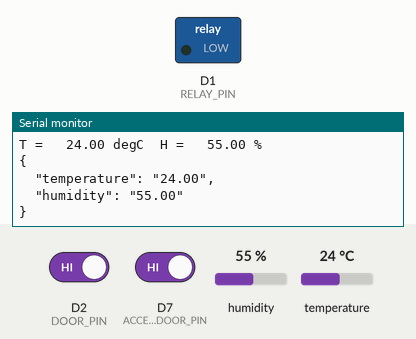
The sketch below on a simulated ESP8266 (NodeMCU). Shown: switched loads named in the sketch (green lamp = pin HIGH), the last lines printed to the serial monitor. The inputs (shaded band) are chosen by the test bench; at power-on: D2 (DOOR_PIN) HIGH, D7 (ACCESS_DOOR_PIN) HIGH, humidity 55 %, temperature 24 °C. WiFi joins after 1.5 s; servers stay silent unless stated; no MQTT or app messages arrive unless stated.

Above: at 2.7 s.
2.8 s: D2 (DOOR_PIN) driven LOW
At 3.2 s:
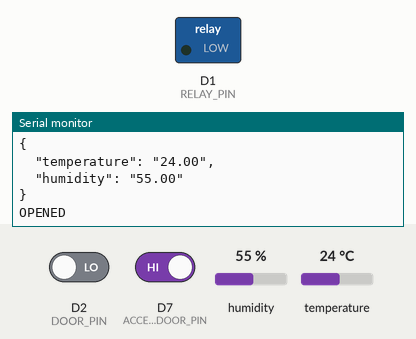
4.3 s: D7 (ACCESS_DOOR_PIN) driven LOW
At 5.5 s:
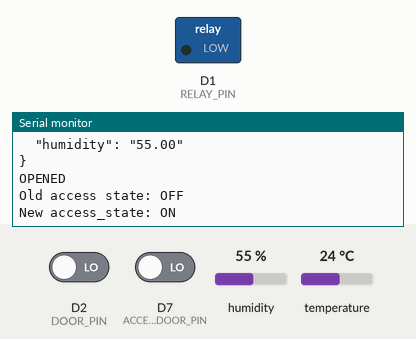
5.8 s: D7 (ACCESS_DOOR_PIN) driven HIGH
At 6.4 s:
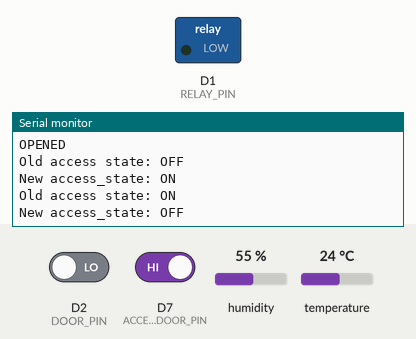

The sketch:

garage_door.ino
```cpp
#include <ESP8266WiFi.h>          //ESP8266 Core WiFi Library (you most likely already have this in your sketch)
#include <DNSServer.h>            //Local DNS Server used for redirecting all requests to the configuration portal
#include <ESP8266WebServer.h>     //Local WebServer used to serve the configuration portal
#include <WiFiManager.h>          //https://github.com/tzapu/WiFiManager WiFi Configuration Magic
#include <PubSubClient.h>         //MQTT Handler
#include <ESP8266mDNS.h>
#include <ESP8266HTTPUpdateServer.h>
#include <ArduinoJson.h>          // https://github.com/bblanchon/ArduinoJson
#include <Adafruit_Sensor.h>
#include <Adafruit_AM2320.h>


////**********START CUSTOM PARAMS******************//

#include "config.h"

//Define the pins
const int RELAY_PIN = D1;
const int DOOR_PIN = D2;
const int SDA_PIN = D6;
const int SCL_PIN = D5;
const int ACCESS_DOOR_PIN = D7;

//Define MQTT Params.
#define door_topic "garage/door"
#define button_topic "garage/button"
#define temp_topic "garage/sensor1"
#define access_door_topic "garage/access_door"

//************END CUSTOM PARAMS********************//
//This can be used to output the date the code was compiled
const char compile_date[] = __DATE__ " " __TIME__;

//Setup the web server for http OTA updates.
ESP8266WebServer httpServer(80);
ESP8266HTTPUpdateServer httpUpdater;

WiFiClient espClient;

//Initialize MQTT
PubSubClient client(espClient);

//Setup Variables
String switch1;
String strTopic;
String strPayload;
char* door_state = "UNDEFINED";
char* last_state = "";
int open_count = 0;
long lastTempReport = 0;
char* access_door_state = "UNDEFINED";
char* access_last_state = "UNDEFINED";
int access_open_count = 0;

//Wifi Manager will try to connect to the saved AP. If that fails, it will start up as an AP
//which you can connect to and setup the wifi
WiFiManager wifiManager;
long lastMsg = 0;
long lastAccessMsg = 0;

Adafruit_AM2320 am2320 = Adafruit_AM2320();

void setup() {
  //Set Relay(output) and Door(input) pins
  pinMode(RELAY_PIN, OUTPUT);
  digitalWrite(RELAY_PIN, LOW);
  pinMode(DOOR_PIN, INPUT);
  pinMode(ACCESS_DOOR_PIN, INPUT);

  Serial.begin(115200);

  //Set the wifi config portal to only show for 3 minutes, then continue.
  wifiManager.setConfigPortalTimeout(180);
  wifiManager.autoConnect(CONFIG_OTA_HOST);

  if (WiFi.status() != WL_CONNECTED){  // if not connected then restart ESP
    ESP.restart();
  }

  //sets up the mqtt server, and sets callback() as the function that gets called
  //when a subscribed topic has data
  client.setServer(CONFIG_MQTT_HOST, CONFIG_MQTT_PORT);
  client.setCallback(callback); //callback is the function that gets called for a topic sub

  //setup http firmware update page.
  MDNS.begin(CONFIG_OTA_HOST);
  httpUpdater.setup(&httpServer, CONFIG_OTA_PATH, CONFIG_OTA_USER, CONFIG_OTA_PASS);
  httpServer.begin();
  MDNS.addService("http", "tcp", 80);
  Serial.printf("HTTPUpdateServer ready! Open http://%s.local%s in your browser and login with username '%s' and your password\n", CONFIG_OTA_HOST, CONFIG_OTA_PATH, CONFIG_OTA_USER);

  // Setup AM2320 - using D5 as SCL and D6 as SDA
  Serial.println("setup am2320");
  //hangs without i2c device
  if(!am2320.begin(SDA_PIN,SCL_PIN)){
     Serial.println("Device error!");
  }
  Serial.println("done");

}

void loop() {
  //If MQTT client can't connect to broker, then reconnect
  if (!client.connected()) {
    reconnect();
  }
  checkDoorState();
  checkAccessDoorState();

  reportTempPress();

  client.loop(); //the mqtt function that processes MQTT messages

  httpServer.handleClient(); //handles requests for the firmware update page
}

void callback(char* topic, byte* payload, unsigned int length) {
  //if the 'garage/button' topic has a payload "OPEN", then 'click' the relay
  payload[length] = '\0';
  strTopic = String((char*)topic);
  if (strTopic == button_topic)
  {
    switch1 = String((char*)payload);
    if (switch1 == "OPEN")
    {
      //'click' the relay
      Serial.println("PUSHING BUTTON");
      digitalWrite(RELAY_PIN, HIGH);
      delay(600);
      digitalWrite(RELAY_PIN, LOW);
    }
  }
}

void checkDoorState() {
  //Checks if the door state has changed, and MQTT pub the change

  last_state = door_state; //get previous state of door

  if (digitalRead(DOOR_PIN) == 0){ // get new state of door
    open_count++;
    if(open_count > 5){
      door_state = "OPENED";
      open_count = 0;
    }
  }
  else if (digitalRead(DOOR_PIN) == 1){
    open_count = 0;
    door_state = "CLOSED";
  }

  if (last_state != door_state) { // if the state has changed then publish the change
    if (!client.connected()) {
      reconnect();
    }
    client.publish(door_topic, door_state);
    Serial.println(door_state);
  }
  //pub every minute, regardless of a change.
  long now = millis();
  if(lastMsg > now) lastMsg = now;
  if ((now - lastMsg) > 60000) {
    lastMsg = now;
    if (!client.connected()) {
      reconnect();
    }
    client.publish(door_topic, door_state);
  }
}

void checkAccessDoorState() {
  //Checks if the door state has changed, and MQTT pub the change

  if (digitalRead(ACCESS_DOOR_PIN) == 0){ // get new state of door
    access_open_count++;
    if(access_open_count > 10){
      access_door_state = "ON";
      access_open_count = 0;
    }
  }
  else {
    access_open_count = 0;
    access_door_state = "OFF";
  }

  if (access_last_state != access_door_state) { // if the state has changed then publish the change
    if (!client.connected()) {
      reconnect();
    }
    client.publish(access_door_topic, access_door_state);
    Serial.print("Old access state: ");
    Serial.println(access_last_state);
    Serial.print("New access_state: ");
    Serial.println(access_door_state);
    access_last_state = access_door_state; //set previous state of door
  }

  //pub every minute, regardless of a change.
  long now = millis();
  if(lastAccessMsg > now) lastAccessMsg = now;
  if ((now - lastAccessMsg) > 60000) {
    lastAccessMsg = now;
    if (!client.connected()) {
      reconnect();
    }
    client.publish(access_door_topic, access_door_state);
    Serial.print("1 minute access update: ");
    Serial.println(access_door_state);
  }
}

void reportTempPress(){

  float T, H;

  long now = millis();

  if(now < lastTempReport) lastTempReport = now;

  if ((now - lastTempReport) > 600000 || lastTempReport == 0){  // Report first time then every 10 minutes
    lastTempReport = now;
    T = am2320.readTemperature();
    H = am2320.readHumidity();

    if(H!=0) // Functions return 0 with error. Humidity should never be 0, right?
    {
      Serial.print("T = \t");Serial.print(T,2); Serial.print(" degC\t");
      Serial.print("H = \t");Serial.print(H,2); Serial.println(" %");

      publishResults(T,H);
    }
    else {
      Serial.println("Error2: Failed to read from AM2320.");
    }
  }
}

void publishResults(float T, float H){

  // create a JSON object
  // doc : https://github.com/bblanchon/ArduinoJson/wiki/API%20Reference
  StaticJsonBuffer<200> jsonBuffer;
  JsonObject& root = jsonBuffer.createObject();
  // INFO: the data must be converted into a string; a problem occurs when using floats...
  root["temperature"] = (String)T;
  root["humidity"] = (String)H;
  root.prettyPrintTo(Serial);
  Serial.println("");
  char data[200];
  root.printTo(data, root.measureLength() + 1);
  if (!client.connected()) {
    reconnect();
  }
  client.publish(temp_topic, data, true);
}

void reconnect() {
  //Reconnect to Wifi and to MQTT. If Wifi is already connected, then autoconnect doesn't do anything.

  while(WiFi.status() != WL_CONNECTED){
    Serial.println("Trying reconnect to WiFi");
    wifiManager.autoConnect(CONFIG_OTA_HOST);
  }

  Serial.print("Attempting MQTT connection...");
  if (client.connect(CONFIG_MQTT_CLIENT_ID, CONFIG_MQTT_USER, CONFIG_MQTT_PASS)) {
    Serial.println("connected");
    client.subscribe("garage/#");
  } else {
    Serial.print("failed, rc=");
    Serial.print(client.state());
    Serial.println(" try again in 5 seconds");
    // Wait 5 seconds before retrying
    delay(5000);
  }
}
```

sample_config.h
```cpp
// Copy as config.h and modify with your values

// OTA
#define CONFIG_OTA_HOST "your_host_name"
#define CONFIG_OTA_PATH "/WebFirmwareUpgrade"
#define CONFIG_OTA_USER "your_username"
#define CONFIG_OTA_PASS "your_password"

// MQTT
#define CONFIG_MQTT_HOST "mqtt_host_or_ip"
#define CONFIG_MQTT_PORT 1883 // Usually 1883
#define CONFIG_MQTT_USER "your_mqtt_user"
#define CONFIG_MQTT_PASS "your_mqtt_password"
#define CONFIG_MQTT_CLIENT_ID "your_client_id" // Must be unique on the MQTT network
```

Measured:
- after the input at 2.8 s, the serial monitor: prints a new line at once (image 1)
- after the input at 4.3 s, the serial monitor: prints a new line at once (image 2)
- after the input at 5.8 s, the serial monitor: prints a new line at once (image 3)
